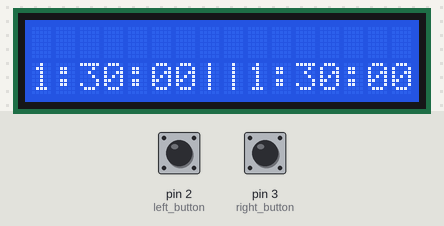
The sketch below on a simulated Arduino Uno, built with avr-gcc and run on an emulated ATmega328P. Parts: 16×2 character LCD. The inputs (shaded band) are chosen by the test bench; at power-on: pin 2 (left_button) LOW, pin 3 (right_button) LOW.

Above: at 2.7 s.
2.8 s: pin 2 (left_button) pulled HIGH for 0.15 s
At 3.6 s:
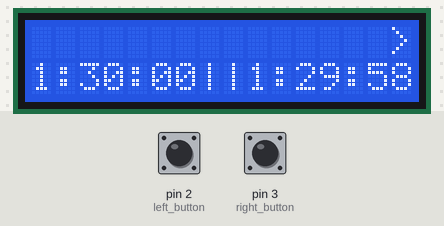
5.9 s: pin 3 (right_button) pulled HIGH for 0.15 s
At 7.2 s:
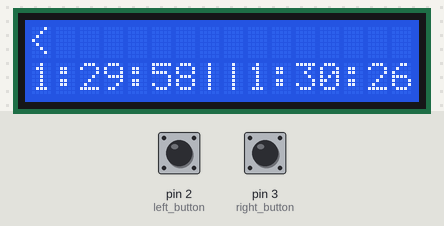
9.0 s: pin 2 (left_button) pulled HIGH for 1 s
At 10.6 s:
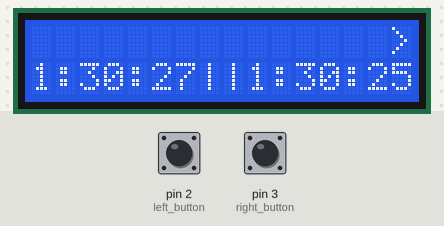
11.5 s: pin 3 (right_button) pulled HIGH for 1 s
At 13.9 s:
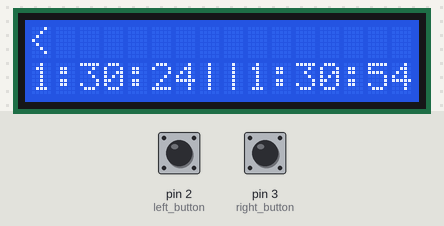
14.0 s: pin 2 (left_button) driven HIGH and pin 3 (right_button) driven HIGH
17.0 s: pin 2 (left_button) driven LOW
At 17.4 s:
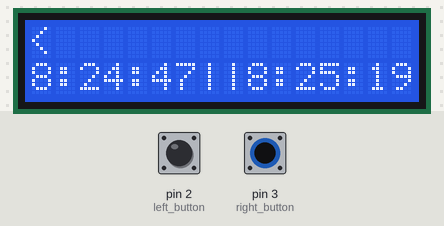
Timing chart, 0 to 20.0 s (numbered marks = the images above; inputs shaded):
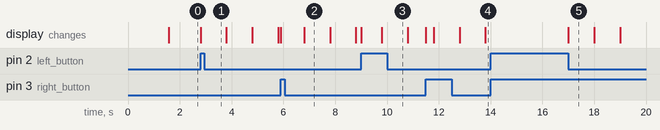

The sketch:

chess_clock.ino
```cpp
#include <LiquidCrystal.h>
LiquidCrystal lcd(8, 9, 10, 11, 12, 13);

typedef enum {
  LEFT = 0,
  RIGHT = 1
} lr;

//pins
int left_button = 2;
int right_button = 3;
int left_led = 4;
int right_led = 5;

//hours minutes
//TODO make user set time
int hours = 1;
int minutes = 30;
int seconds = 0;
int increment = 30;

//matrix to keep track of times [3]={h,m,s}
int ltime[3] = {0, 0, 0};
int rtime[3] = {0, 0, 0};

//millis variables
unsigned long start_millis = 0;
unsigned long current_millis = 0;
unsigned long sec = 1000;

//end of time flag
lr eof_flag;

void print_greeting() {
  lcd.setCursor(0, 0);
  lcd.print("ARDUINO");
  lcd.setCursor(0, 1);
  lcd.print("CHESS CLOCK");
  delay(1500);
  lcd.clear();
}

//l_r value->where to display time (see enum)
void print_time(int ftime[3], lr l_r) {
  if (l_r) {
    lcd.setCursor(9, 1);
  } else {
    lcd.setCursor(0, 1);
  }

  lcd.print(ftime[0]);
  lcd.print(":");
  if (ftime[1] < 10) {
    lcd.print(0);
    lcd.print(ftime[1]);
  } else {
    lcd.print(ftime[1]);
  }
  lcd.print(":");
  if (ftime[2] < 10 ) {
    lcd.print(0);
    lcd.print(ftime[2]);
  } else {
    lcd.print(ftime[2]);
  }
}

void increment_time(int ftime[3], int inc) {
  if (inc == 0) {
    return;
  }
  ftime[2] += inc;
  if (ftime[2] > 59) {
    ftime[1]++;
    ftime[2] = ftime[2] - 59;
  }

  if (ftime[1] > 59) {
    ftime[0]++;
    ftime[1] = 0;
  }

}

//TODO add pause option
lr run_time(int tmp[3], lr l_r) {
  int button;
  if (l_r == LEFT) {
    button = left_button;
    lcd.setCursor(15, 0);
    lcd.print(" ");
    lcd.setCursor(0, 0);
    lcd.print("<");
  } else {
    button = right_button;
    lcd.setCursor(0, 0);
    lcd.print(" ");
    lcd.setCursor(15, 0);
    lcd.print(">");
  }

  while (digitalRead(button) != 1) {
    //check if time has ended
    if (tmp[0] == 0 && tmp[1] == 0 && tmp[2] == 0) {
      return l_r;
    }

    if (tmp[2] == 0) {
      if (tmp[1] > 0) {
        tmp[1]--;
      }
      else if (tmp[1] == 0 && tmp[0] > 0) {
        tmp[0]--;
        tmp[1] = 59;
      }
      tmp[2] = 59;
    }

    current_millis = millis();
    if (current_millis - start_millis >= sec) {
      tmp[2]--;
      print_time(tmp, l_r);
      start_millis = current_millis;
    }

  }

  if (l_r == LEFT) {
    increment_time(ltime, increment);
    print_time(ltime, LEFT);
    run_time(rtime, RIGHT);
  } else {
    increment_time(rtime, increment);
    print_time(rtime, RIGHT);
    run_time(ltime, LEFT);
  }
}

void setup() {
  // set up the LCD's number of columns and rows:
  lcd.begin(16, 2);
  lcd.clear();
  pinMode(left_button, INPUT);
  pinMode(right_button, INPUT);
  pinMode(left_led, INPUT);
  pinMode(right_led, INPUT);
  print_greeting();
  ltime[0] = rtime[0] = hours;
  ltime[1] = rtime[1] = minutes;
  ltime[2] = rtime[2] = seconds;
  lcd.setCursor(7, 1);
  lcd.print("||");
  //start_millis = millis();
  print_time(ltime, LEFT);
  print_time(rtime, RIGHT);
}

//TODO add reset option
void check_eof(lr l_r) {
  if (l_r == LEFT) {
    lcd.setCursor(0, 0);
    lcd.print("Lft out of time");
    while (1) {
      lcd.setCursor(0, 1);
      lcd.print(" :  :  ");
      delay(500);
      print_time(ltime, LEFT);
      delay(500);
    }
  } else if (l_r == RIGHT) {

    lcd.setCursor(0, 0);
    lcd.print("Rght out of time");
    while (1) {
      lcd.setCursor(9, 1);
      lcd.print(" :  :  ");
      delay(500);
      print_time(rtime, RIGHT);
      delay(500);
    }
  }
}
void loop() {
  if (digitalRead(left_button)) {
    eof_flag = run_time(rtime, RIGHT);
    check_eof(eof_flag);
  } else if (digitalRead(right_button)) {
    eof_flag = run_time(ltime, LEFT);
    check_eof(eof_flag);
  }
}
```

Measured:
- after the input at 2.8 s, the display: changes at once (image 1)
- after the input at 5.9 s, the display: first changes at once (image 2 shows a later state)
- after the input at 9.0 s, the display: first changes at once (image 3 shows a later state)
- after the input at 11.5 s, the display: first changes at once (image 4 shows a later state)
- after the input at 14.0 s, every drawn part: stays the same
- after the input at 17.0 s, the display: changes at once (image 5)
- what the display in image 2 shows lasts 1.0 s, from 6.8 s to 7.8 s
